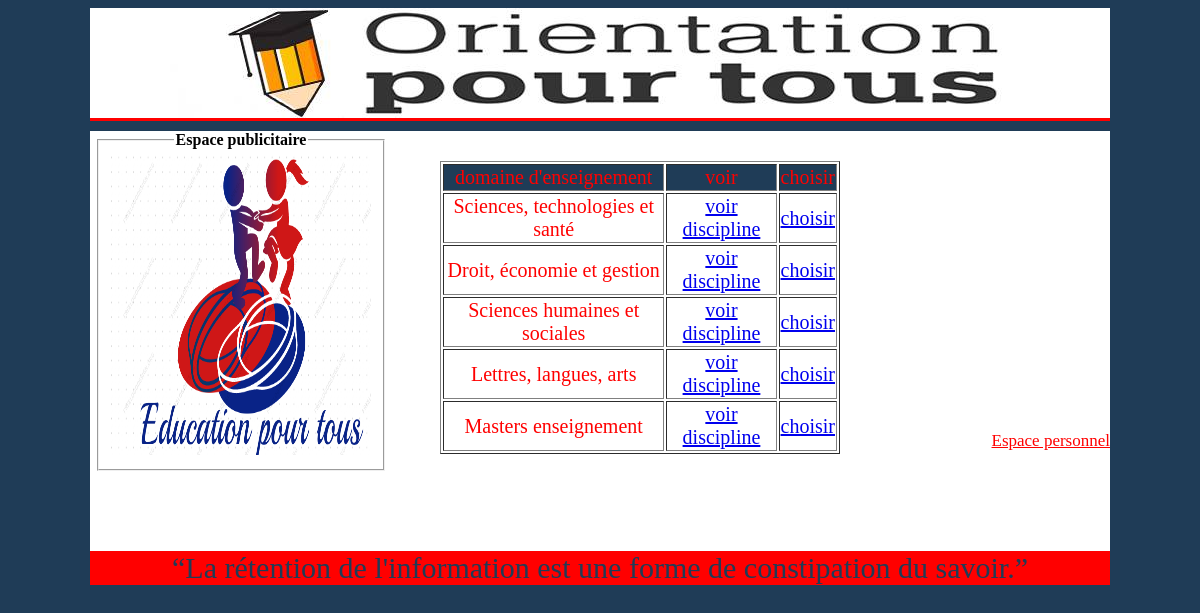
/etablissementInfo.php?id=0931238R, run on the app's committed database.
### tables this page shows
CREATE TABLE IF NOT EXISTS `domaine` (
  `id_domaine` varchar(4) NOT NULL DEFAULT '',
  `domaine` varchar(34) DEFAULT NULL,
  PRIMARY KEY (`id_domaine`)
);

### etablissementInfo.php (the view, shortened to what this page needs)
<!DOCTYPE HTML>
<HTML>
<HEAD>
<link rel="stylesheet"    href="stylecss/mon.css"    type="text/css"    media="screen"    />
</HEAD>
<body>
<div id="entete">
</div>
<div id="bandeau">
<div id="connect">
<fieldset>
<legend align="center"><b>Espace publicitaire</b></legend>
<img src="images/logo.png" alt= "log " />
</fieldset><br>
</div>
<div id="desc">
<table class="table" border="1">
<tr><td style="background-color:#1F3C57;">domaine d'enseignement</td></td>
    <td style="background-color:#1F3C57;">voir</td>
    <td style="background-color:#1F3C57;">choisir</td>
    </tr>
<?php
if(!empty($_GET['id']))
{
    $id=$_GET['id'];
}
 $bdd= new PDO('mysql:host=localhost;dbname=monbds;charset=utf8', 'root', '');
$req="select distinct domaine.id_domaine,domaine from etablissement,enseignement,domaine where enseignement.id_domaine=domaine.id_domaine and enseignement.id_etablissement='".$id."'";
            $rep = $bdd->query($req);
            while($liste=$rep->fetch())
            {
              echo'<tr>';
                echo '<td>'.$liste['domaine'].'</td>';
                echo '<td><a href="etabdiciplineInfo.php?id='.$liste['id_domaine'].'">voir discipline</a>';
                echo '</td>';
                echo '<td>';
                echo '<a href="choisirPareta.php?id='.$liste['id_domaine'].'">choisir</a>';
                echo '</td>';
                echo'</tr>';
            }
?>
    </table>
</div>
<a class="paa" href="user.php">Espace personnel</a>
</div>
<p class="pied">“La rétention de l'information est une forme de constipation du savoir.”</p>
</body>
</html>

### stylecss/mon.css (style rules this page uses)
html { background-color:#1F3C57; }
body { width:1020px; margin-left:auto; margin-right:auto; }
#entete { width:1020px; height:110px; border-bottom-color:#FF0000; border-bottom-style:solid; border-style:solid 3px red; background-image: url('../images/laa.jpg') }
#bandeau { width:1020px; margin-top:10px; height:420px; background-color:white; border-style:solid 3px red; overflow:auto; }
#connect { width:230px; height:300px; border-color:red; float:left; margin-left:5px; }
#desc { width:700px; height:300px; border-color:red; float:right; margin-left: 5px; margin-top: 0px; }
p { color:blue; font-family:Times New Roman; font-size:17px; }
.paa { color:red; float: right; font-size: 17px; }
.pied { background-color:red; text-align:center; color:#1F3C57; margin-top:0px; font-size:30px; }
.table { position:center; margin-top:30px; margin-left:30px; width:400px; text-align:center; font-size:20px; color:red; }
img { width:260px; height:300px; }

### data on the page
domaine: domaine "Sciences, technologies et santé"
domaine: domaine "Droit, économie et gestion"
domaine: domaine "Sciences humaines et sociales"
domaine: domaine "Lettres, langues, arts"
domaine: domaine "Masters enseignement"
